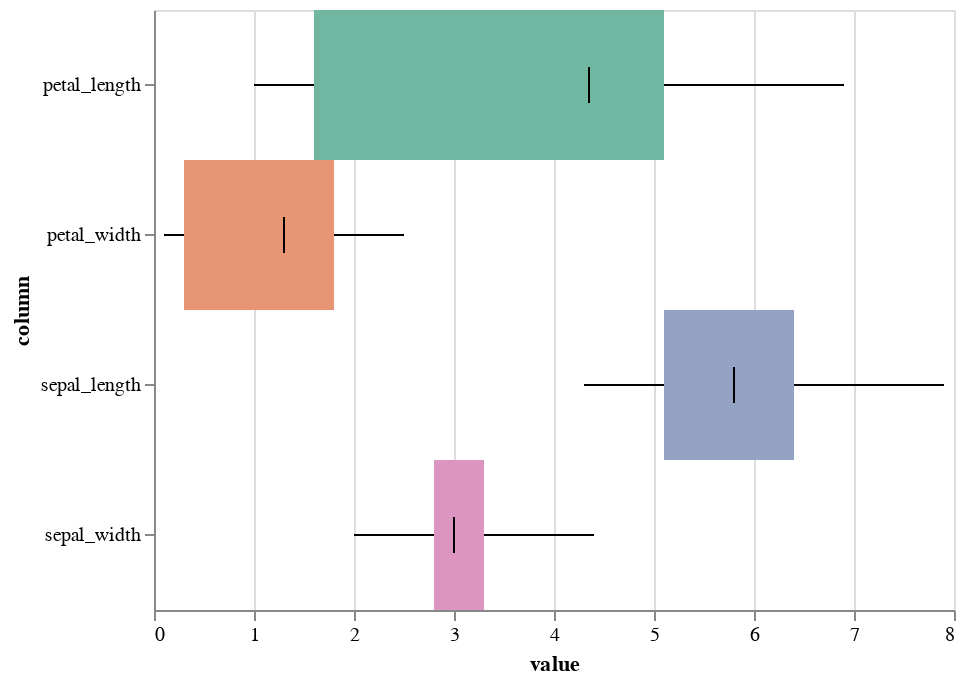

Here is the notebook cell this chart was saved with:
### Code cell
iris = sns.load_dataset("iris")
display(salt.boxplot(data=iris, orient="h", palette="Set2"))
ax = sns.boxplot(data=iris, orient="h", palette="Set2")

### Figure 1 — Vega-Lite specification as saved in the notebook (floating-point values rounded to 4 significant figures; data arrays with more than 128 entries replaced by an {"elided": "..."} marker saying what was removed)
{"$schema": "https://vega.github.io/schema/vega-lite/v2.4.1.json", "config": {"range": {"category": ["rgba(113,182,160,1)", "rgba(232,149,117,1)", "rgba(148,163,195,1)", "rgba(219,149,192,1)", "rgba(162,199,100,1)", "rgba(229,200,72,1)", "rgba(218,194,158,1)", "rgba(179,179,179,1)"]}, "view": {"height": 300, "width": 400}}, "data": {"values": {"elided": "600 records"}}, "layer": [{"encoding": {"x": {"aggregate": "min", "field": "value", "type": "quantitative"}, "x2": {"aggregate": "max", "field": "value", "type": "quantitative"}, "y": {"field": "column", "type": "nominal"}}, "mark": "rule"}, {"encoding": {"color": {"field": "column", "legend": null, "type": "nominal"}, "x": {"aggregate": "q1", "axis": {"title": "value"}, "field": "value", "type": "quantitative"}, "x2": {"aggregate": "q3", "field": "value", "type": "quantitative"}, "y": {"field": "column", "type": "nominal"}}, "mark": "bar"}, {"encoding": {"x": {"aggregate": "median", "field": "value", "type": "quantitative"}, "y": {"field": "column", "type": "nominal"}}, "mark": {"color": "black", "size": 18, "type": "tick"}}]}
